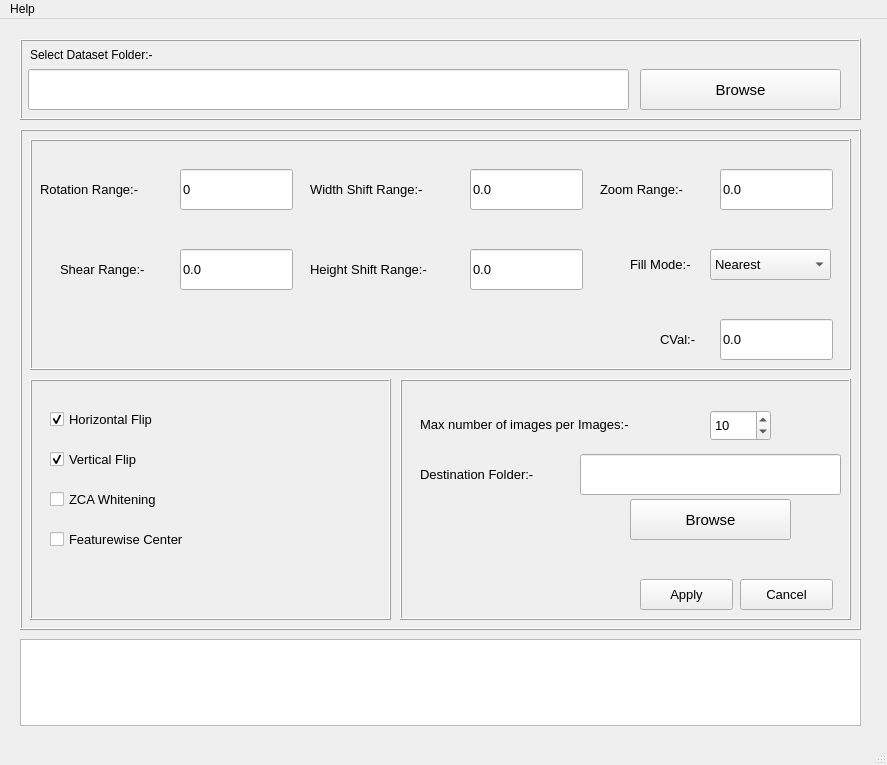
<?xml version="1.0" encoding="UTF-8"?>
<ui version="4.0">
 <class>MainWindow</class>
 <widget class="QMainWindow" name="MainWindow">
  <property name="geometry">
   <rect>
    <x>0</x>
    <y>0</y>
    <width>887</width>
    <height>765</height>
   </rect>
  </property>
  <property name="minimumSize">
   <size>
    <width>887</width>
    <height>765</height>
   </size>
  </property>
  <property name="maximumSize">
   <size>
    <width>887</width>
    <height>790</height>
   </size>
  </property>
  <property name="windowTitle">
   <string>Dataset Generator</string>
  </property>
  <widget class="QWidget" name="centralwidget">
   <widget class="QFrame" name="frame">
    <property name="geometry">
     <rect>
      <x>20</x>
      <y>110</y>
      <width>841</width>
      <height>501</height>
     </rect>
    </property>
    <property name="font">
     <font>
      <pointsize>10</pointsize>
     </font>
    </property>
    <property name="frameShape">
     <enum>QFrame::Box</enum>
    </property>
    <property name="frameShadow">
     <enum>QFrame::Raised</enum>
    </property>
    <property name="lineWidth">
     <number>1</number>
    </property>
    <widget class="QFrame" name="frame_4">
     <property name="geometry">
      <rect>
       <x>10</x>
       <y>250</y>
       <width>361</width>
       <height>241</height>
      </rect>
     </property>
     <property name="frameShape">
      <enum>QFrame::Box</enum>
     </property>
     <property name="frameShadow">
      <enum>QFrame::Raised</enum>
     </property>
     <widget class="QCheckBox" name="checkBox_2">
      <property name="geometry">
       <rect>
        <x>20</x>
        <y>60</y>
        <width>161</width>
        <height>41</height>
       </rect>
      </property>
      <property name="toolTip">
       <string>Boolean. Randomly flip inputs vertically.</string>
      </property>
      <property name="statusTip">
       <string>Boolean. Randomly flip inputs vertically.</string>
      </property>
      <property name="whatsThis">
       <string>&lt;html&gt;&lt;head/&gt;&lt;body&gt;&lt;p&gt;Boolean. Randomly flip inputs vertically.&lt;/p&gt;&lt;/body&gt;&lt;/html&gt;</string>
      </property>
      <property name="text">
       <string>Vertical Flip</string>
      </property>
      <property name="checked">
       <bool>true</bool>
      </property>
     </widget>
     <widget class="QCheckBox" name="checkBox">
      <property name="geometry">
       <rect>
        <x>20</x>
        <y>140</y>
        <width>171</width>
        <height>41</height>
       </rect>
      </property>
      <property name="toolTip">
       <string>Boolean. Set input mean to 0 over the dataset, feature-wise.</string>
      </property>
      <property name="statusTip">
       <string>Boolean. Set input mean to 0 over the dataset, feature-wise.</string>
      </property>
      <property name="whatsThis">
       <string>&lt;html&gt;&lt;head/&gt;&lt;body&gt;&lt;p&gt;Boolean. Set input mean to 0 over the dataset, feature-wise.&lt;/p&gt;&lt;/body&gt;&lt;/html&gt;</string>
      </property>
      <property name="text">
       <string>Featurewise Center</string>
      </property>
     </widget>
     <widget class="QCheckBox" name="checkBox_4">
      <property name="geometry">
       <rect>
        <x>20</x>
        <y>100</y>
        <width>161</width>
        <height>41</height>
       </rect>
      </property>
      <property name="toolTip">
       <string>Boolean. Apply ZCA whitening.</string>
      </property>
      <property name="statusTip">
       <string>Boolean. Apply ZCA whitening.</string>
      </property>
      <property name="whatsThis">
       <string>&lt;html&gt;&lt;head/&gt;&lt;body&gt;&lt;p&gt;Boolean. Apply ZCA whitening.&lt;/p&gt;&lt;/body&gt;&lt;/html&gt;</string>
      </property>
      <property name="text">
       <string>ZCA Whitening</string>
      </property>
     </widget>
     <widget class="QCheckBox" name="checkBox_3">
      <property name="geometry">
       <rect>
        <x>20</x>
        <y>20</y>
        <width>161</width>
        <height>41</height>
       </rect>
      </property>
      <property name="toolTip">
       <string>&lt;html&gt;&lt;head/&gt;&lt;body&gt;&lt;p&gt;Boolean. Randomly flip inputs horizontally.&lt;/p&gt;&lt;/body&gt;&lt;/html&gt;</string>
      </property>
      <property name="statusTip">
       <string>Boolean. Randomly flip inputs horizontally.</string>
      </property>
      <property name="whatsThis">
       <string>&lt;html&gt;&lt;head/&gt;&lt;body&gt;&lt;p&gt;Boolean. Randomly flip inputs horizontally.&lt;/p&gt;&lt;/body&gt;&lt;/html&gt;</string>
      </property>
      <property name="text">
       <string>Horizontal Flip</string>
      </property>
      <property name="checked">
       <bool>true</bool>
      </property>
     </widget>
    </widget>
    <widget class="QFrame" name="frame_3">
     <property name="geometry">
      <rect>
       <x>10</x>
       <y>10</y>
       <width>821</width>
       <height>231</height>
      </rect>
     </property>
     <property name="focusPolicy">
      <enum>Qt::ClickFocus</enum>
     </property>
     <property name="frameShape">
      <enum>QFrame::Box</enum>
     </property>
     <property name="frameShadow">
      <enum>QFrame::Raised</enum>
     </property>
     <widget class="QLineEdit" name="lineEdit_5">
      <property name="geometry">
       <rect>
        <x>440</x>
        <y>30</y>
        <width>113</width>
        <height>41</height>
       </rect>
      </property>
      <property name="cursor">
       <cursorShape>ArrowCursor</cursorShape>
      </property>
      <property name="toolTip">
       <string>&lt;html&gt;&lt;head/&gt;&lt;body&gt;&lt;p&gt;1-D array-like or int - float: fraction of total width. - 1-D array-like: random elements from the array. - int:&lt;span style=&quot; font-family:'Courier New';&quot;&gt;(-width_shift_range +width_shift_range)[-1, 0, +1]&lt;/span&gt;, while with &lt;span style=&quot; font-family:'Courier New';&quot;&gt;width_shift_range=1.0&lt;/span&gt; possible values are floats in the interval [-1.0, +1.0).&lt;/p&gt;&lt;/body&gt;&lt;/html&gt;</string>
      </property>
      <property name="statusTip">
       <string>1-D array-like or int - float: fraction of total width. - 1-D array-like: random elements from the array. - int:(-width_shift_range +width_shift_range)[-1, 0, +1], while with width_shift_range=1.0 possible values are floats in the interval [-1.0, +1.0).</string>
      </property>
      <property name="whatsThis">
       <string>&lt;html&gt;&lt;head/&gt;&lt;body&gt;&lt;p&gt;1-D array-like or int - float: fraction of total width. - 1-D array-like: random elements from the array. - int:&lt;span style=&quot; font-family:'Courier New';&quot;&gt;(-width_shift_range +width_shift_range)[-1, 0, +1]&lt;/span&gt;, while with &lt;span style=&quot; font-family:'Courier New';&quot;&gt;width_shift_range=1.0&lt;/span&gt; possible values are floats in the interval [-1.0, +1.0).&lt;/p&gt;&lt;/body&gt;&lt;/html&gt;</string>
      </property>
      <property name="layoutDirection">
       <enum>Qt::RightToLeft</enum>
      </property>
      <property name="text">
       <string>0.0</string>
      </property>
     </widget>
     <widget class="QLabel" name="label_6">
      <property name="geometry">
       <rect>
        <x>280</x>
        <y>115</y>
        <width>151</width>
        <height>31</height>
       </rect>
      </property>
      <property name="font">
       <font>
        <pointsize>10</pointsize>
       </font>
      </property>
      <property name="mouseTracking">
       <bool>true</bool>
      </property>
      <property name="toolTip">
       <string>&lt;html&gt;&lt;head/&gt;&lt;body&gt;&lt;p&gt;1-D array-like or int - float. - 1-D array-like: random elements from the array. - int: integer number of pixels from interval &lt;span style=&quot; font-family:'Courier New';&quot;&gt;(-height_shift_range, +height_shift_range)[-1, 0, +1]&lt;/span&gt;, while with &lt;span style=&quot; font-family:'Courier New';&quot;&gt;height_shift_range=1.0&lt;/span&gt; possible values are floats in the interval [-1.0, +1.0).(Float)&lt;/p&gt;&lt;/body&gt;&lt;/html&gt;</string>
      </property>
      <property name="statusTip">
       <string>1-D array-like or int - float. - 1-D array-like: random elements from the array. - int: integer number of pixels from interval (-height_shift_range, +height_shift_range)[-1, 0, +1], while with height_shift_range=1.0 possible values are floats in the interval [-1.0, +1.0).(Float)</string>
      </property>
      <property name="whatsThis">
       <string>&lt;html&gt;&lt;head/&gt;&lt;body&gt;&lt;p&gt;1-D array-like or int - float. - 1-D array-like: random elements from the array. - int: integer number of pixels from interval &lt;span style=&quot; font-family:'Courier New';&quot;&gt;(-height_shift_range, +height_shift_range)[-1, 0, +1]&lt;/span&gt;, while with &lt;span style=&quot; font-family:'Courier New';&quot;&gt;height_shift_range=1.0&lt;/span&gt; possible values are floats in the interval [-1.0, +1.0).(Float)&lt;/p&gt;&lt;/body&gt;&lt;/html&gt;</string>
      </property>
      <property name="text">
       <string>Height Shift Range:-</string>
      </property>
     </widget>
     <widget class="QLabel" name="label_5">
      <property name="geometry">
       <rect>
        <x>280</x>
        <y>35</y>
        <width>151</width>
        <height>31</height>
       </rect>
      </property>
      <property name="font">
       <font>
        <pointsize>10</pointsize>
       </font>
      </property>
      <property name="mouseTracking">
       <bool>true</bool>
      </property>
      <property name="toolTip">
       <string>&lt;html&gt;&lt;head/&gt;&lt;body&gt;&lt;p&gt;1-D array-like or int - float: fraction of total width. - 1-D array-like: random elements from the array. - int:&lt;span style=&quot; font-family:'Courier New';&quot;&gt;(-width_shift_range +width_shift_range)[-1, 0, +1]&lt;/span&gt;, while with &lt;span style=&quot; font-family:'Courier New';&quot;&gt;width_shift_range=1.0&lt;/span&gt; possible values are floats in the interval [-1.0, +1.0).&lt;/p&gt;&lt;/body&gt;&lt;/html&gt;</string>
      </property>
      <property name="statusTip">
       <string>1-D array-like or int - float. - 1-D array-like: random elements from the array. - int:(-width_shift_range +width_shift_range)[-1, 0, +1], while with width_shift_range=1.0 possible values are floats in the interval [-1.0, +1.0).</string>
      </property>
      <property name="whatsThis">
       <string>&lt;html&gt;&lt;head/&gt;&lt;body&gt;&lt;p&gt;1-D array-like or int - float: fraction of total width. - 1-D array-like: random elements from the array. - int:&lt;span style=&quot; font-family:'Courier New';&quot;&gt;(-width_shift_range +width_shift_range)[-1, 0, +1]&lt;/span&gt;, while with &lt;span style=&quot; font-family:'Courier New';&quot;&gt;width_shift_range=1.0&lt;/span&gt; possible values are floats in the interval [-1.0, +1.0).&lt;/p&gt;&lt;/body&gt;&lt;/html&gt;</string>
      </property>
      <property name="text">
       <string>Width Shift Range:-</string>
      </property>
     </widget>
     <widget class="QLabel" name="label_3">
      <property name="geometry">
       <rect>
        <x>630</x>
        <y>185</y>
        <width>51</width>
        <height>31</height>
       </rect>
      </property>
      <property name="font">
       <font>
        <pointsize>10</pointsize>
       </font>
      </property>
      <property name="mouseTracking">
       <bool>true</bool>
      </property>
      <property name="toolTip">
       <string>&lt;html&gt;&lt;head/&gt;&lt;body&gt;&lt;p&gt;Value used for points outside the boundaries when &lt;span style=&quot; font-family:'Courier New';&quot;&gt;fill_mode = &amp;quot;constant&amp;quot;&lt;/span&gt;. (Float or Int) &lt;/p&gt;&lt;/body&gt;&lt;/html&gt;</string>
      </property>
      <property name="statusTip">
       <string>Value used for points outside the boundaries when fill_mode = &quot;constant&quot;. (Float or Int) </string>
      </property>
      <property name="whatsThis">
       <string>&lt;html&gt;&lt;head/&gt;&lt;body&gt;&lt;p&gt;Value used for points outside the boundaries when &lt;span style=&quot; font-family:'Courier New';&quot;&gt;fill_mode = &amp;quot;constant&amp;quot;&lt;/span&gt;. (Float or Int) &lt;/p&gt;&lt;/body&gt;&lt;/html&gt;</string>
      </property>
      <property name="text">
       <string>CVal:-</string>
      </property>
     </widget>
     <widget class="QLabel" name="label_8">
      <property name="geometry">
       <rect>
        <x>600</x>
        <y>110</y>
        <width>81</width>
        <height>31</height>
       </rect>
      </property>
      <property name="font">
       <font>
        <pointsize>10</pointsize>
       </font>
      </property>
      <property name="mouseTracking">
       <bool>true</bool>
      </property>
      <property name="toolTip">
       <string>&lt;html&gt;&lt;head/&gt;&lt;body&gt;&lt;p&gt;One of {&amp;quot;constant&amp;quot;, &amp;quot;nearest&amp;quot;, &amp;quot;reflect&amp;quot; or &amp;quot;wrap&amp;quot;}. Default is 'nearest'. Points outside the boundaries of the input are filled according to the given mode: - 'constant': kkkkkkkk|abcd|kkkkkkkk (cval=k) - 'nearest': aaaaaaaa|abcd|dddddddd - 'reflect': abcddcba|abcd|dcbaabcd - 'wrap': abcdabcd|abcd|abcdabcd&lt;/p&gt;&lt;/body&gt;&lt;/html&gt;</string>
      </property>
      <property name="statusTip">
       <string>One of {&quot;constant&quot;, &quot;nearest&quot;, &quot;reflect&quot; or &quot;wrap&quot;}. Default is 'nearest'. Points outside the boundaries of the input are filled according to the given mode: - 'constant': kkkkkkkk|abcd|kkkkkkkk (cval=k) - 'nearest': aaaaaaaa|abcd|dddddddd - 'reflect': abcddcba|abcd|dcbaabcd - 'wrap': abcdabcd|abcd|abcdabcd</string>
      </property>
      <property name="whatsThis">
       <string>&lt;html&gt;&lt;head/&gt;&lt;body&gt;&lt;p&gt;One of {&amp;quot;constant&amp;quot;, &amp;quot;nearest&amp;quot;, &amp;quot;reflect&amp;quot; or &amp;quot;wrap&amp;quot;}. Default is 'nearest'. Points outside the boundaries of the input are filled according to the given mode: - 'constant': kkkkkkkk|abcd|kkkkkkkk (cval=k) - 'nearest': aaaaaaaa|abcd|dddddddd - 'reflect': abcddcba|abcd|dcbaabcd - 'wrap': abcdabcd|abcd|abcdabcd&lt;/p&gt;&lt;/body&gt;&lt;/html&gt;</string>
      </property>
      <property name="text">
       <string>Fill Mode:-</string>
      </property>
     </widget>
     <widget class="QLineEdit" name="lineEdit_4">
      <property name="geometry">
       <rect>
        <x>690</x>
        <y>30</y>
        <width>113</width>
        <height>41</height>
       </rect>
      </property>
      <property name="cursor">
       <cursorShape>ArrowCursor</cursorShape>
      </property>
      <property name="toolTip">
       <string>&lt;html&gt;&lt;head/&gt;&lt;body&gt;&lt;p&gt;Float or [lower, upper]. Range for random zoom. If a float, &lt;span style=&quot; font-family:'Courier New';&quot;&gt;[lower, upper] = [1-zoom_range, 1+zoom_range]&lt;/span&gt;.&lt;/p&gt;&lt;/body&gt;&lt;/html&gt;</string>
      </property>
      <property name="statusTip">
       <string>Float or [lower, upper]. Range for random zoom. If a float, [lower, upper] = [1-zoom_range, 1+zoom_range].</string>
      </property>
      <property name="whatsThis">
       <string>Float or [lower, upper]. Range for random zoom. If a float, [lower, upper] = [1-zoom_range, 1+zoom_range].</string>
      </property>
      <property name="layoutDirection">
       <enum>Qt::RightToLeft</enum>
      </property>
      <property name="text">
       <string>0.0</string>
      </property>
     </widget>
     <widget class="QLabel" name="label_4">
      <property name="geometry">
       <rect>
        <x>570</x>
        <y>35</y>
        <width>111</width>
        <height>31</height>
       </rect>
      </property>
      <property name="font">
       <font>
        <pointsize>10</pointsize>
       </font>
      </property>
      <property name="mouseTracking">
       <bool>true</bool>
      </property>
      <property name="toolTip">
       <string>&lt;html&gt;&lt;head/&gt;&lt;body&gt;&lt;p&gt;Float or [lower, upper]. Range for random zoom. If a float, &lt;span style=&quot; font-family:'Courier New';&quot;&gt;[lower, upper] = [1-zoom_range, 1+zoom_range]&lt;/span&gt;.&lt;/p&gt;&lt;/body&gt;&lt;/html&gt;</string>
      </property>
      <property name="statusTip">
       <string>Float or [lower, upper]. Range for random zoom. If a float, [lower, upper] = [1-zoom_range, 1+zoom_range].</string>
      </property>
      <property name="whatsThis">
       <string>&lt;html&gt;&lt;head/&gt;&lt;body&gt;&lt;p&gt;Float or [lower, upper]. Range for random zoom. If a float, &lt;span style=&quot; font-family:'Courier New';&quot;&gt;[lower, upper] = [1-zoom_range, 1+zoom_range]&lt;/span&gt;.&lt;/p&gt;&lt;/body&gt;&lt;/html&gt;</string>
      </property>
      <property name="text">
       <string>Zoom Range:-</string>
      </property>
     </widget>
     <widget class="QLabel" name="label_7">
      <property name="geometry">
       <rect>
        <x>30</x>
        <y>115</y>
        <width>111</width>
        <height>31</height>
       </rect>
      </property>
      <property name="font">
       <font>
        <pointsize>10</pointsize>
       </font>
      </property>
      <property name="mouseTracking">
       <bool>true</bool>
      </property>
      <property name="toolTip">
       <string>&lt;html&gt;&lt;head/&gt;&lt;body&gt;&lt;p&gt;Shear Intensity (Shear angle in counter-clockwise direction in degrees).(Float)&lt;/p&gt;&lt;/body&gt;&lt;/html&gt;</string>
      </property>
      <property name="statusTip">
       <string>Shear Intensity (Shear angle in counter-clockwise direction in degrees).(Float)</string>
      </property>
      <property name="whatsThis">
       <string>&lt;html&gt;&lt;head/&gt;&lt;body&gt;&lt;p&gt;Shear Intensity (Shear angle in counter-clockwise direction in degrees).(Float)&lt;/p&gt;&lt;/body&gt;&lt;/html&gt;</string>
      </property>
      <property name="text">
       <string>Shear Range:-</string>
      </property>
     </widget>
     <widget class="QLineEdit" name="lineEdit_7">
      <property name="geometry">
       <rect>
        <x>150</x>
        <y>110</y>
        <width>113</width>
        <height>41</height>
       </rect>
      </property>
      <property name="cursor">
       <cursorShape>ArrowCursor</cursorShape>
      </property>
      <property name="toolTip">
       <string>&lt;html&gt;&lt;head/&gt;&lt;body&gt;&lt;p&gt;Shear Intensity (Shear angle in counter-clockwise direction in degrees).(Float)&lt;/p&gt;&lt;/body&gt;&lt;/html&gt;</string>
      </property>
      <property name="statusTip">
       <string>Shear Intensity (Shear angle in counter-clockwise direction in degrees).(Float)</string>
      </property>
      <property name="whatsThis">
       <string>&lt;html&gt;&lt;head/&gt;&lt;body&gt;&lt;p&gt;Shear Intensity (Shear angle in counter-clockwise direction in degrees).(Float)&lt;/p&gt;&lt;/body&gt;&lt;/html&gt;</string>
      </property>
      <property name="layoutDirection">
       <enum>Qt::RightToLeft</enum>
      </property>
      <property name="text">
       <string>0.0</string>
      </property>
     </widget>
     <widget class="QComboBox" name="comboBox">
      <property name="geometry">
       <rect>
        <x>680</x>
        <y>110</y>
        <width>121</width>
        <height>31</height>
       </rect>
      </property>
      <item>
       <property name="text">
        <string>Nearest</string>
       </property>
      </item>
      <item>
       <property name="text">
        <string>Constant</string>
       </property>
      </item>
      <item>
       <property name="text">
        <string>Reflect</string>
       </property>
      </item>
      <item>
       <property name="text">
        <string>Wrap</string>
       </property>
      </item>
     </widget>
     <widget class="QLineEdit" name="lineEdit_6">
      <property name="geometry">
       <rect>
        <x>440</x>
        <y>110</y>
        <width>113</width>
        <height>41</height>
       </rect>
      </property>
      <property name="cursor">
       <cursorShape>ArrowCursor</cursorShape>
      </property>
      <property name="toolTip">
       <string>&lt;html&gt;&lt;head/&gt;&lt;body&gt;&lt;p&gt;1-D array-like or int - float. - 1-D array-like: random elements from the array. - int: integer number of pixels from interval &lt;span style=&quot; font-family:'Courier New';&quot;&gt;(-height_shift_range, +height_shift_range)[-1, 0, +1]&lt;/span&gt;, while with &lt;span style=&quot; font-family:'Courier New';&quot;&gt;height_shift_range=1.0&lt;/span&gt; possible values are floats in the interval [-1.0, +1.0).(Float)&lt;/p&gt;&lt;/body&gt;&lt;/html&gt;</string>
      </property>
      <property name="statusTip">
       <string>1-D array-like or int - float. - 1-D array-like: random elements from the array. - int: integer number of pixels from interval (-height_shift_range, +height_shift_range)[-1, 0, +1], while with height_shift_range=1.0 possible values are floats in the interval [-1.0, +1.0).(Float)</string>
      </property>
      <property name="layoutDirection">
       <enum>Qt::RightToLeft</enum>
      </property>
      <property name="text">
       <string>0.0</string>
      </property>
     </widget>
     <widget class="QLabel" name="label_2">
      <property name="geometry">
       <rect>
        <x>10</x>
        <y>35</y>
        <width>131</width>
        <height>31</height>
       </rect>
      </property>
      <property name="font">
       <font>
        <pointsize>10</pointsize>
       </font>
      </property>
      <property name="mouseTracking">
       <bool>true</bool>
      </property>
      <property name="toolTip">
       <string>Degree range for random rotations.(Integer)</string>
      </property>
      <property name="statusTip">
       <string>Degree range for random rotations.(Integer)</string>
      </property>
      <property name="whatsThis">
       <string>&lt;html&gt;&lt;head/&gt;&lt;body&gt;&lt;p&gt;Degree range for random rotations.(Integer)&lt;/p&gt;&lt;/body&gt;&lt;/html&gt;</string>
      </property>
      <property name="text">
       <string>Rotation Range:-</string>
      </property>
     </widget>
     <widget class="QLineEdit" name="lineEdit_3">
      <property name="geometry">
       <rect>
        <x>690</x>
        <y>180</y>
        <width>113</width>
        <height>41</height>
       </rect>
      </property>
      <property name="cursor">
       <cursorShape>ArrowCursor</cursorShape>
      </property>
      <property name="toolTip">
       <string>&lt;html&gt;&lt;head/&gt;&lt;body&gt;&lt;p&gt;Value used for points outside the boundaries when &lt;span style=&quot; font-family:'Courier New';&quot;&gt;fill_mode = &amp;quot;constant&amp;quot;&lt;/span&gt;. (Float or Int) &lt;/p&gt;&lt;/body&gt;&lt;/html&gt;</string>
      </property>
      <property name="statusTip">
       <string>Value used for points outside the boundaries when fill_mode = &quot;constant&quot;. (Float or Int) </string>
      </property>
      <property name="layoutDirection">
       <enum>Qt::RightToLeft</enum>
      </property>
      <property name="text">
       <string>0.0</string>
      </property>
     </widget>
     <widget class="QLineEdit" name="lineEdit_2">
      <property name="geometry">
       <rect>
        <x>150</x>
        <y>30</y>
        <width>113</width>
        <height>41</height>
       </rect>
      </property>
      <property name="cursor">
       <cursorShape>ArrowCursor</cursorShape>
      </property>
      <property name="toolTip">
       <string>Degree range for random rotations.(Integer)</string>
      </property>
      <property name="statusTip">
       <string>Degree range for random rotations.(Integer)</string>
      </property>
      <property name="layoutDirection">
       <enum>Qt::RightToLeft</enum>
      </property>
      <property name="text">
       <string>0</string>
      </property>
     </widget>
    </widget>
    <widget class="QFrame" name="frame_5">
     <property name="geometry">
      <rect>
       <x>380</x>
       <y>250</y>
       <width>451</width>
       <height>241</height>
      </rect>
     </property>
     <property name="frameShape">
      <enum>QFrame::Box</enum>
     </property>
     <property name="frameShadow">
      <enum>QFrame::Raised</enum>
     </property>
     <widget class="QLabel" name="label_9">
      <property name="geometry">
       <rect>
        <x>20</x>
        <y>30</y>
        <width>271</width>
        <height>31</height>
       </rect>
      </property>
      <property name="font">
       <font>
        <pointsize>10</pointsize>
       </font>
      </property>
      <property name="mouseTracking">
       <bool>true</bool>
      </property>
      <property name="toolTip">
       <string>&lt;html&gt;&lt;head/&gt;&lt;body&gt;&lt;p&gt;Range from 1 to 50. Default 10&lt;/p&gt;&lt;/body&gt;&lt;/html&gt;</string>
      </property>
      <property name="statusTip">
       <string>Range from 1 to 50. Default 10</string>
      </property>
      <property name="whatsThis">
       <string>&lt;html&gt;&lt;head/&gt;&lt;body&gt;&lt;p&gt;Range from 1 to 50. Default 10&lt;/p&gt;&lt;/body&gt;&lt;/html&gt;</string>
      </property>
      <property name="text">
       <string>Max number of images per Images:-</string>
      </property>
     </widget>
     <widget class="QSpinBox" name="spinBox">
      <property name="geometry">
       <rect>
        <x>310</x>
        <y>31</y>
        <width>61</width>
        <height>31</height>
       </rect>
      </property>
      <property name="toolTip">
       <string>Range from 1 to 50. Default 10</string>
      </property>
      <property name="statusTip">
       <string>Range from 1 to 50. Default 10</string>
      </property>
      <property name="whatsThis">
       <string>Range from 1 to 50. Default 10</string>
      </property>
      <property name="minimum">
       <number>1</number>
      </property>
      <property name="maximum">
       <number>50</number>
      </property>
      <property name="value">
       <number>10</number>
      </property>
     </widget>
     <widget class="QLabel" name="label_10">
      <property name="geometry">
       <rect>
        <x>20</x>
        <y>80</y>
        <width>151</width>
        <height>31</height>
       </rect>
      </property>
      <property name="font">
       <font>
        <pointsize>10</pointsize>
       </font>
      </property>
      <property name="mouseTracking">
       <bool>true</bool>
      </property>
      <property name="whatsThis">
       <string>&lt;html&gt;&lt;head/&gt;&lt;body&gt;&lt;p&gt;Degree range for random rotations.(Integer)&lt;/p&gt;&lt;/body&gt;&lt;/html&gt;</string>
      </property>
      <property name="text">
       <string>Destination Folder:-</string>
      </property>
     </widget>
     <widget class="QLineEdit" name="lineEdit_8">
      <property name="geometry">
       <rect>
        <x>180</x>
        <y>75</y>
        <width>261</width>
        <height>41</height>
       </rect>
      </property>
      <property name="cursor">
       <cursorShape>ArrowCursor</cursorShape>
      </property>
      <property name="layoutDirection">
       <enum>Qt::RightToLeft</enum>
      </property>
      <property name="text">
       <string/>
      </property>
     </widget>
     <widget class="QPushButton" name="pushButton_2">
      <property name="geometry">
       <rect>
        <x>230</x>
        <y>120</y>
        <width>161</width>
        <height>41</height>
       </rect>
      </property>
      <property name="font">
       <font>
        <pointsize>11</pointsize>
       </font>
      </property>
      <property name="text">
       <string>Browse</string>
      </property>
      <property name="autoDefault">
       <bool>false</bool>
      </property>
      <property name="default">
       <bool>false</bool>
      </property>
      <property name="flat">
       <bool>false</bool>
      </property>
     </widget>
     <widget class="QPushButton" name="pushButton_3">
      <property name="geometry">
       <rect>
        <x>240</x>
        <y>200</y>
        <width>93</width>
        <height>31</height>
       </rect>
      </property>
      <property name="text">
       <string>Apply</string>
      </property>
     </widget>
     <widget class="QPushButton" name="pushButton_4">
      <property name="geometry">
       <rect>
        <x>340</x>
        <y>200</y>
        <width>93</width>
        <height>31</height>
       </rect>
      </property>
      <property name="text">
       <string>Cancel</string>
      </property>
     </widget>
    </widget>
   </widget>
   <widget class="QFrame" name="frame_2">
    <property name="geometry">
     <rect>
      <x>20</x>
      <y>20</y>
      <width>841</width>
      <height>81</height>
     </rect>
    </property>
    <property name="frameShape">
     <enum>QFrame::Box</enum>
    </property>
    <property name="frameShadow">
     <enum>QFrame::Raised</enum>
    </property>
    <widget class="QPushButton" name="pushButton">
     <property name="geometry">
      <rect>
       <x>620</x>
       <y>30</y>
       <width>201</width>
       <height>41</height>
      </rect>
     </property>
     <property name="font">
      <font>
       <pointsize>11</pointsize>
      </font>
     </property>
     <property name="text">
      <string>Browse</string>
     </property>
     <property name="autoDefault">
      <bool>false</bool>
     </property>
     <property name="default">
      <bool>false</bool>
     </property>
     <property name="flat">
      <bool>false</bool>
     </property>
    </widget>
    <widget class="QLineEdit" name="lineEdit">
     <property name="geometry">
      <rect>
       <x>8</x>
       <y>30</y>
       <width>601</width>
       <height>41</height>
      </rect>
     </property>
     <property name="font">
      <font>
       <pointsize>11</pointsize>
      </font>
     </property>
     <property name="text">
      <string/>
     </property>
    </widget>
    <widget class="QLabel" name="label_11">
     <property name="geometry">
      <rect>
       <x>10</x>
       <y>0</y>
       <width>171</width>
       <height>31</height>
      </rect>
     </property>
     <property name="font">
      <font>
       <pointsize>9</pointsize>
      </font>
     </property>
     <property name="mouseTracking">
      <bool>true</bool>
     </property>
     <property name="whatsThis">
      <string>&lt;html&gt;&lt;head/&gt;&lt;body&gt;&lt;p&gt;Degree range for random rotations.(Integer)&lt;/p&gt;&lt;/body&gt;&lt;/html&gt;</string>
     </property>
     <property name="text">
      <string>Select Dataset Folder:-</string>
     </property>
    </widget>
   </widget>
   <widget class="QPlainTextEdit" name="plainTextEdit">
    <property name="geometry">
     <rect>
      <x>20</x>
      <y>620</y>
      <width>841</width>
      <height>87</height>
     </rect>
    </property>
   </widget>
  </widget>
  <widget class="QMenuBar" name="menubar">
   <property name="geometry">
    <rect>
     <x>0</x>
     <y>0</y>
     <width>887</width>
     <height>26</height>
    </rect>
   </property>
   <widget class="QMenu" name="menuHelp">
    <property name="title">
     <string>Help</string>
    </property>
    <addaction name="actionAbout"/>
   </widget>
   <addaction name="menuHelp"/>
  </widget>
  <widget class="QStatusBar" name="statusbar"/>
  <action name="actionAbout">
   <property name="text">
    <string>About</string>
   </property>
  </action>
 </widget>
 <resources/>
 <connections/>
</ui>
